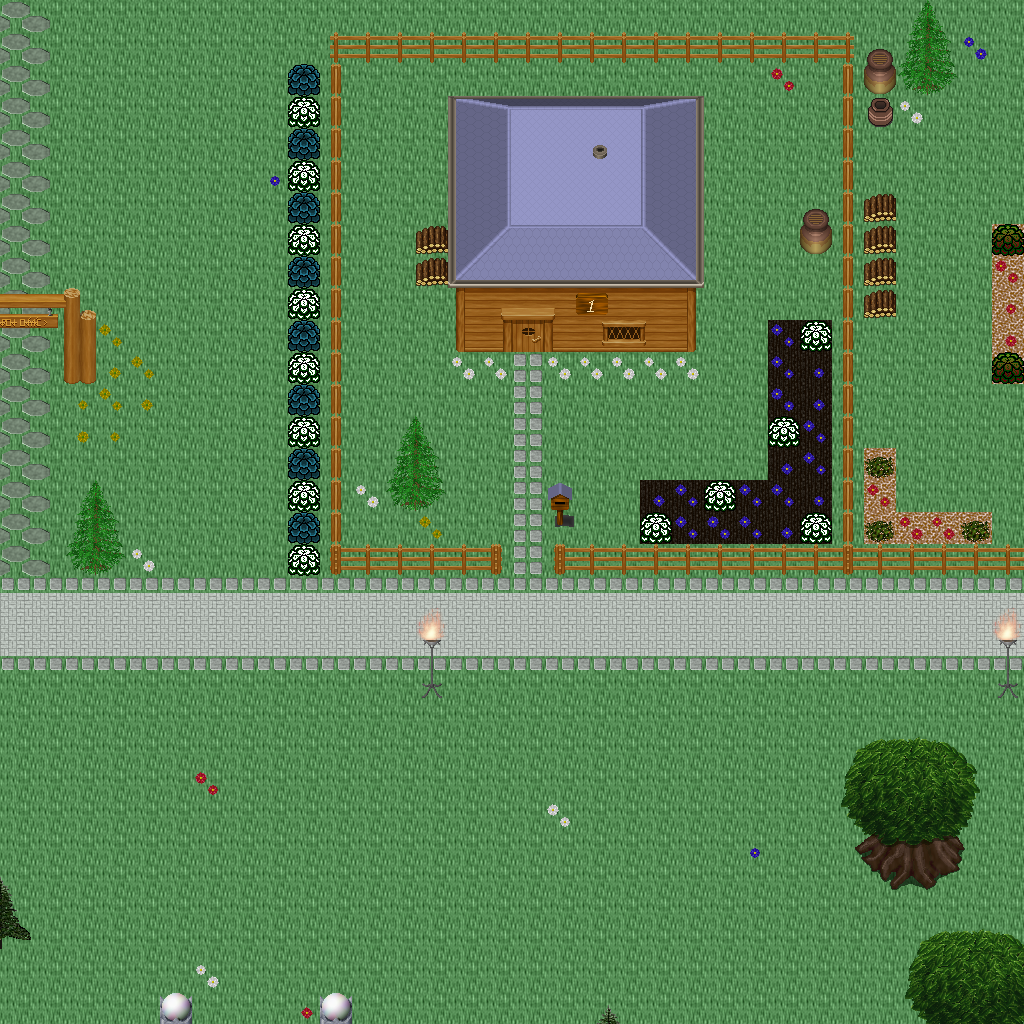

The image is a tile-based game level rendered from a .tmx file. Its description and source (layers, tilesets, objects; grid data summarised) follow:
An orthogonal 32x32 tile map with 32x32 px tiles, 5 tile layers (Ground, Objects, Objects2, Above, ...), 1 hidden layer not drawn, 60 tilesets.

<map version="1.10" tiledversion="1.11.0" orientation="orthogonal" renderorder="right-down" width="32" height="32" tilewidth="32" tileheight="32" infinite="0" nextlayerid="11" nextobjectid="1">
 <tileset firstgid="1" name="logic_collision" tilewidth="32" tileheight="32" tilecount="1" columns="1">
  <image source="../drawable/logic_collision.png" width="32" height="32" />
 </tileset>
 <tileset firstgid="2" name="building_decoration_orbpedestal" tilewidth="32" tileheight="32" tilecount="2" columns="1">
  <image source="../drawable/building_decoration_orbpedestal.png" width="32" height="64" />
 </tileset>
 <tileset firstgid="4" name="building_decoration_chimney" tilewidth="32" tileheight="32" tilecount="2" columns="1">
  <image source="../drawable/building_decoration_chimney.png" width="32" height="64" />
 </tileset>
 <tileset firstgid="6" name="item_statue_fairypool" tilewidth="32" tileheight="32" tilecount="16" columns="2">
  <image source="../drawable/item_statue_fairypool.png" width="64" height="256" />
 </tileset>
 <tileset firstgid="22" name="building_decoration_stone_details" tilewidth="32" tileheight="32" tilecount="4" columns="2">
  <image source="../drawable/building_decoration_stone_details.png" width="64" height="64" />
 </tileset>
 <tileset firstgid="26" name="building_door_closed" tilewidth="32" tileheight="32" tilecount="1" columns="1">
  <image source="../drawable/building_door_closed.png" width="32" height="32" />
 </tileset>
 <tileset firstgid="27" name="building_door_door" tilewidth="32" tileheight="32" tilecount="6" columns="3">
  <image source="../drawable/building_door_door.png" width="96" height="64" />
 </tileset>
 <tileset firstgid="33" name="building_fence_fence_chunky" tilewidth="32" tileheight="32" tilecount="21" columns="3">
  <image source="../drawable/building_fence_fence_chunky.png" width="96" height="224" />
 </tileset>
 <tileset firstgid="54" name="building_roof_blue" tilewidth="32" tileheight="32" tilecount="20" columns="5">
  <image source="../drawable/building_roof_blue.png" width="160" height="128" />
 </tileset>
 <tileset firstgid="74" name="building_roof_green" tilewidth="32" tileheight="32" tilecount="20" columns="5">
  <image source="../drawable/building_roof_green.png" width="160" height="128" />
 </tileset>
 <tileset firstgid="94" name="building_roof_red" tilewidth="32" tileheight="32" tilecount="20" columns="5">
  <image source="../drawable/building_roof_red.png" width="160" height="128" />
 </tileset>
 <tileset firstgid="114" name="building_roof_red2" tilewidth="32" tileheight="32" tilecount="20" columns="5">
  <image source="../drawable/building_roof_red2.png" width="160" height="128" />
 </tileset>
 <tileset firstgid="134" name="building_roof_roof_borders" tilewidth="32" tileheight="32" tilecount="9" columns="3">
  <image source="../drawable/building_roof_roof_borders.png" width="96" height="96" />
 </tileset>
 <tileset firstgid="143" name="building_roof_yellow" tilewidth="32" tileheight="32" tilecount="20" columns="5">
  <image source="../drawable/building_roof_yellow.png" width="160" height="128" />
 </tileset>
 <tileset firstgid="163" name="building_window_window_long" tilewidth="32" tileheight="32" tilecount="3" columns="3">
  <image source="../drawable/building_window_window_long.png" width="96" height="32" />
 </tileset>
 <tileset firstgid="166" name="ground_cobbled_paving" tilewidth="32" tileheight="32" tilecount="1" columns="1">
  <image source="../drawable/ground_cobbled_paving.png" width="32" height="32" />
 </tileset>
 <tileset firstgid="167" name="ground_gravel" tilewidth="32" tileheight="32" tilecount="1" columns="1">
  <image source="../drawable/ground_gravel.png" width="32" height="32" />
 </tileset>
 <tileset firstgid="168" name="ground_stone_floors" tilewidth="32" tileheight="32" tilecount="6" columns="3">
  <image source="../drawable/ground_stone_floors.png" width="96" height="64" />
 </tileset>
 <tileset firstgid="174" name="ground_ground" tilewidth="32" tileheight="32" tilecount="33" columns="3">
  <image source="../drawable/ground_ground.png" width="96" height="352" />
 </tileset>
 <tileset firstgid="207" name="plant_bush_various_small" tilewidth="32" tileheight="32" tilecount="9" columns="3">
  <image source="../drawable/plant_bush_various_small.png" width="96" height="96" />
 </tileset>
 <tileset firstgid="216" name="plant_flower_daisy_blue" tilewidth="32" tileheight="32" tilecount="8" columns="2">
  <image source="../drawable/plant_flower_daisy_blue.png" width="64" height="128" />
 </tileset>
 <tileset firstgid="224" name="plant_flower_daisy_red" tilewidth="32" tileheight="32" tilecount="8" columns="2">
  <image source="../drawable/plant_flower_daisy_red.png" width="64" height="128" />
 </tileset>
 <tileset firstgid="232" name="plant_flower_daisy_white" tilewidth="32" tileheight="32" tilecount="8" columns="2">
  <image source="../drawable/plant_flower_daisy_white.png" width="64" height="128" />
 </tileset>
 <tileset firstgid="240" name="plant_flower_daisy_yellow" tilewidth="32" tileheight="32" tilecount="8" columns="2">
  <image source="../drawable/plant_flower_daisy_yellow.png" width="64" height="128" />
 </tileset>
 <tileset firstgid="248" name="plant_tree_spruce" tilewidth="32" tileheight="32" tilecount="6" columns="2">
  <image source="../drawable/plant_tree_spruce.png" width="64" height="96" />
 </tileset>
 <tileset firstgid="254" name="item_pot_pot_purple" tilewidth="32" tileheight="32" tilecount="1" columns="1">
  <image source="../drawable/item_pot_pot_purple.png" width="32" height="32" />
 </tileset>
 <tileset firstgid="255" name="item_pot_pot_tall" tilewidth="32" tileheight="32" tilecount="2" columns="1">
  <image source="../drawable/item_pot_pot_tall.png" width="32" height="64" />
 </tileset>
 <tileset firstgid="257" name="item_pot_small_barrel" tilewidth="32" tileheight="32" tilecount="2" columns="1">
  <image source="../drawable/item_pot_small_barrel.png" width="32" height="64" />
 </tileset>
 <tileset firstgid="259" name="item_postbox" tilewidth="32" tileheight="32" tilecount="4" columns="2">
  <image source="../drawable/item_postbox.png" width="64" height="64" />
 </tileset>
 <tileset firstgid="263" name="furniture_chair_wooden_pale" tilewidth="32" tileheight="32" tilecount="4" columns="2">
  <image source="../drawable/furniture_chair_wooden_pale.png" width="64" height="64" />
 </tileset>
 <tileset firstgid="267" name="furniture_table_wooden" tilewidth="32" tileheight="32" tilecount="1" columns="1">
  <image source="../drawable/furniture_table_wooden.png" width="32" height="32" />
 </tileset>
 <tileset firstgid="268" name="furniture_table_brick_base" tilewidth="32" tileheight="32" tilecount="3" columns="3">
  <image source="../drawable/furniture_table_brick_base.png" width="96" height="32" />
 </tileset>
 <tileset firstgid="271" name="furniture_light_iron_lamp" tilewidth="32" tileheight="32" tilecount="3" columns="1">
  <image source="../drawable/furniture_light_iron_lamp.png" width="32" height="96" />
 </tileset>
 <tileset firstgid="274" name="furniture_light_flames" tilewidth="32" tileheight="32" tilecount="6" columns="6">
  <image source="../drawable/furniture_light_flames.png" width="192" height="32" />
 </tileset>
 <tileset firstgid="280" name="furniture_sink_dark_side_on" tilewidth="32" tileheight="32" tilecount="6" columns="3">
  <image source="../drawable/furniture_sink_dark_side_on.png" width="96" height="64" />
 </tileset>
 <tileset firstgid="286" name="ground_grass_corners" tilewidth="32" tileheight="32" tilecount="24" columns="6">
  <image source="../drawable/ground_grass_corners.png" width="192" height="128" />
 </tileset>
 <tileset firstgid="310" name="ground_grass_edges" tilewidth="32" tileheight="32" tilecount="36" columns="12">
  <image source="../drawable/ground_grass_edges.png" width="384" height="96" />
 </tileset>
 <tileset firstgid="346" name="plant_tree_tree_fluffy" tilewidth="32" tileheight="32" tilecount="12" columns="4">
  <image source="../drawable/plant_tree_tree_fluffy.png" width="128" height="96" />
 </tileset>
 <tileset firstgid="358" name="ground_water_dungeon_water" tilewidth="32" tileheight="32" tilecount="30" columns="3">
  <image source="../drawable/ground_water_dungeon_water.png" width="96" height="320" />
 </tileset>
 <tileset firstgid="388" name="furniture_table_wooden_rectangular" tilewidth="32" tileheight="32" tilecount="9" columns="3">
  <image source="../drawable/furniture_table_wooden_rectangular.png" width="96" height="96" />
 </tileset>
 <tileset firstgid="397" name="item_statue_metal_and_stone" tilewidth="32" tileheight="32" tilecount="6" columns="3">
  <image source="../drawable/item_statue_metal_and_stone.png" width="96" height="64" />
 </tileset>
 <tileset firstgid="403" name="ground_fire_fire" tilewidth="32" tileheight="32" tilecount="27" columns="3">
  <image source="../drawable/ground_fire_fire.png" width="96" height="288" />
 </tileset>
 <tileset firstgid="430" name="furniture_table_bench" tilewidth="32" tileheight="32" tilecount="3" columns="3">
  <image source="../drawable/furniture_table_bench.png" width="96" height="32" />
 </tileset>
 <tileset firstgid="433" name="plant_bush_hosta" tilewidth="32" tileheight="32" tilecount="9" columns="3">
  <image source="../drawable/plant_bush_hosta.png" width="96" height="96" />
 </tileset>
 <tileset firstgid="442" name="plant_tree_tree_green" tilewidth="32" tileheight="32" tilecount="88" columns="8">
  <image source="../drawable/plant_tree_tree_green.png" width="256" height="352" />
 </tileset>
 <tileset firstgid="530" name="item_sign_large" tilewidth="32" tileheight="32" tilecount="15" columns="5">
  <image source="../drawable/item_sign_large.png" width="160" height="96" />
 </tileset>
 <tileset firstgid="545" name="building_wall_wall_brown" tilewidth="32" tileheight="32" tilecount="12" columns="3">
  <image source="../drawable/building_wall_wall_brown.png" width="96" height="128" />
 </tileset>
 <tileset firstgid="557" name="ground_green_paving_4" tilewidth="32" tileheight="32" tilecount="3" columns="3">
  <image source="../drawable/ground_green_paving_4.png" width="96" height="32" />
 </tileset>
 <tileset firstgid="560" name="item_swing" tilewidth="32" tileheight="32" tilecount="4" columns="2">
  <image source="../drawable/item_swing.png" width="64" height="64" />
 </tileset>
 <tileset firstgid="564" name="item_fishrods" tilewidth="32" tileheight="32" tilecount="12" columns="4">
  <image source="../drawable/item_fishrods.png" width="128" height="96" />
 </tileset>
 <tileset firstgid="576" name="logic_creature_human_kalavan" tilewidth="32" tileheight="32" tilecount="5" columns="5">
  <image source="../drawable/logic_creature_human_kalavan.png" width="160" height="32" />
 </tileset>
 <tileset firstgid="581" name="logic_creature_animal" tilewidth="32" tileheight="32" tilecount="32" columns="8">
  <image source="../drawable/logic_creature_animal.png" width="256" height="128" />
 </tileset>
 <tileset firstgid="613" name="building_decoration_numbers" tilewidth="32" tileheight="32" tilecount="20" columns="2">
  <image source="../drawable/building_decoration_numbers.png" width="64" height="320" />
 </tileset>
 <tileset firstgid="633" name="ground_green_paving" tilewidth="32" tileheight="32" tilecount="18" columns="3">
  <image source="../drawable/ground_green_paving.png" width="96" height="192" />
 </tileset>
 <tileset firstgid="651" name="item_huge_orb" tilewidth="32" tileheight="32" tilecount="16" columns="2">
  <image source="../drawable/item_huge_orb.png" width="64" height="256" />
 </tileset>
 <tileset firstgid="667" name="light_light_5x5" tilewidth="32" tileheight="32" tilecount="25" columns="5">
  <image source="../drawable/light_light_5x5.png" width="160" height="160" />
 </tileset>
 <tileset firstgid="692" name="light_dim_light_5x5" tilewidth="32" tileheight="32" tilecount="25" columns="5">
  <image source="../drawable/light_dim_light_5x5.png" width="160" height="160" />
 </tileset>
 <tileset firstgid="717" name="item_firewood" tilewidth="32" tileheight="32" tilecount="12" columns="3">
  <image source="../drawable/item_firewood.png" width="96" height="128" />
 </tileset>
 <tileset firstgid="729" name="logic_creature_fowl" tilewidth="32" tileheight="32" tilecount="6" columns="6">
  <image source="../drawable/logic_creature_fowl.png" width="192" height="32" />
 </tileset>
 <tileset firstgid="735" name="logic_creature_human_imperial" tilewidth="32" tileheight="32" tilecount="16" columns="8">
  <image source="../drawable/logic_creature_human_imperial.png" width="256" height="64" />
 </tileset>
 <layer id="1" name="Ground" width="32" height="32">
  <data>[1024 cells, 1024 non-empty, 4 distinct tile ids]</data>
 </layer>
 <layer id="2" name="Objects" width="32" height="32">
  <data>[1024 cells, 324 non-empty, 54 distinct tile ids]</data>
 </layer>
 <layer id="3" name="Objects2" width="32" height="32">
  <data>[1024 cells, 14 non-empty, 11 distinct tile ids]</data>
 </layer>
 <layer id="4" name="Above" width="32" height="32">
  <data>[1024 cells, 109 non-empty, 56 distinct tile ids]</data>
 </layer>
 <layer id="5" name="Above2" width="32" height="32">
  <data>[1024 cells, 5 non-empty, 2 distinct tile ids]</data>
 </layer>
 <layer id="6" name="Walkable" width="32" height="32" visible="0">
  <data>[1024 cells, 164 non-empty, 1 distinct tile ids]</data>
 </layer>
 <objectgroup id="7" name="Mapevents" />
 <objectgroup id="8" name="Spawn" />
 <objectgroup id="9" name="Keys" />
 <objectgroup id="10" name="Replace" />
</map>
